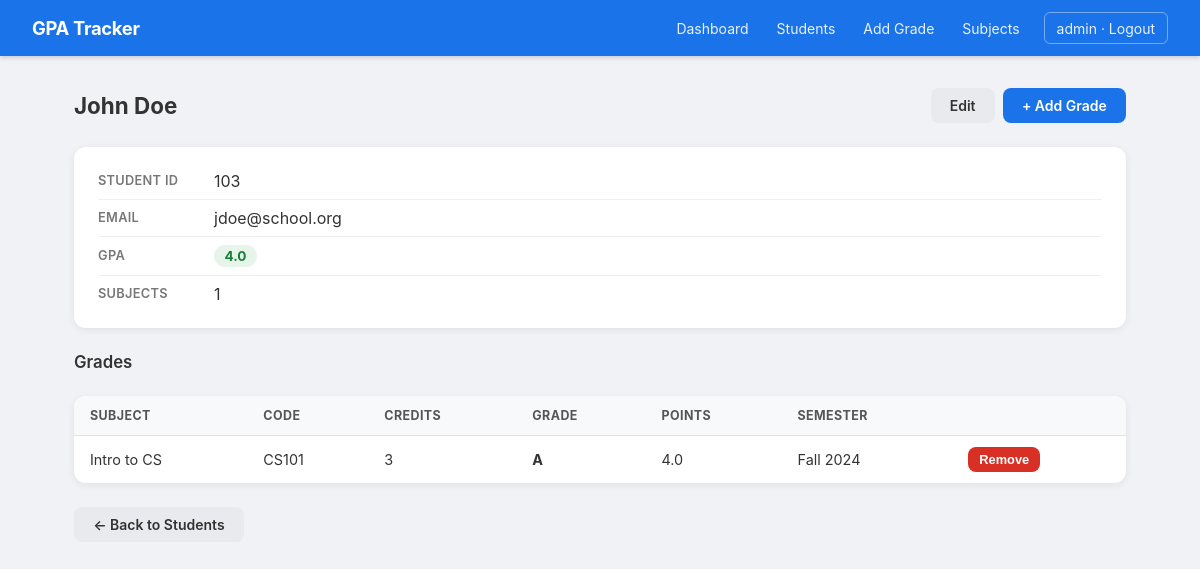
Page /students/1 (signed in) on the earlier database version.
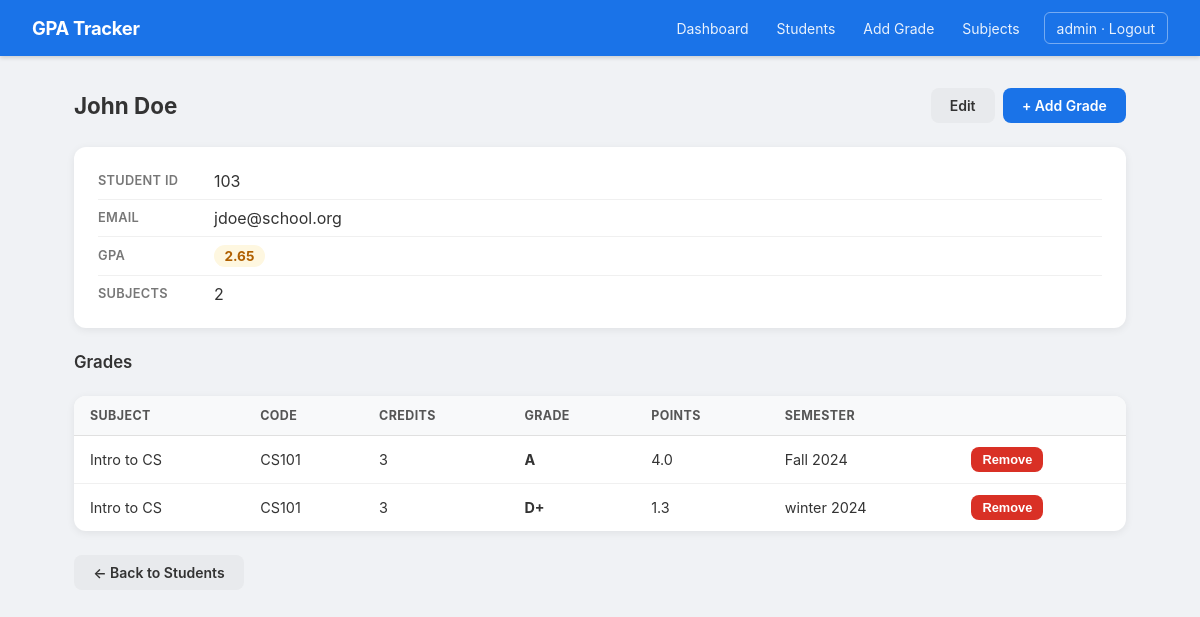
Same page on the later database version.
### app/models.py (models this page shows, shortened)
class User(UserMixin, db.Model):
    __tablename__ = 'users'
    id = db.Column(db.Integer, primary_key=True)
    username = db.Column(db.String(80), unique=True, nullable=False)
    password_hash = db.Column(db.String(256), nullable=False)

class Student(db.Model):
    __tablename__ = 'students'
    id = db.Column(db.Integer, primary_key=True)
    student_id = db.Column(db.String(20), unique=True, nullable=False)
    first_name = db.Column(db.String(80), nullable=False)
    last_name = db.Column(db.String(80), nullable=False)
    email = db.Column(db.String(120), unique=True, nullable=False)
    grades = db.relationship('Grade', backref='student', lazy=True, cascade='all, delete-orphan')
    @property
    def full_name(self):
        return f'{self.first_name} {self.last_name}'
    @property
    def gpa(self):
        if not self.grades:
            return 0.0
        total_points = sum(g.grade_points * g.credit_hours for g in self.grades)
        total_credits = sum(g.credit_hours for g in self.grades)
        return round(total_points / total_credits, 2) if total_credits > 0 else 0.0

class Grade(db.Model):
    __tablename__ = 'grades'
    id = db.Column(db.Integer, primary_key=True)
    student_id = db.Column(db.Integer, db.ForeignKey('students.id'), nullable=False)
    subject_id = db.Column(db.Integer, db.ForeignKey('subjects.id'), nullable=False)
    letter_grade = db.Column(db.String(2), nullable=False)
    semester = db.Column(db.String(20), nullable=False)
    GRADE_POINTS = {
        'A+': 4.0, 'A': 4.0, 'A-': 3.7,
        'B+': 3.3, 'B': 3.0, 'B-': 2.7,
        'C+': 2.3, 'C': 2.0, 'C-': 1.7,
        'D+': 1.3, 'D': 1.0, 'D-': 0.7,
        'F': 0.0,
    }
    @property
    def grade_points(self):
        return self.GRADE_POINTS.get(self.letter_grade, 0.0)
    @property
    def credit_hours(self):
        return self.subject.credit_hours

class Subject(db.Model):
    __tablename__ = 'subjects'
    id = db.Column(db.Integer, primary_key=True)
    code = db.Column(db.String(20), unique=True, nullable=False)
    name = db.Column(db.String(120), nullable=False)
    credit_hours = db.Column(db.Integer, nullable=False, default=3)
    grades = db.relationship('Grade', backref='subject', lazy=True)

### app/routes/students.py (the view)
@students_bp.route('/<int:student_id>')
@login_required
def detail(student_id):
    student = Student.query.get_or_404(student_id)
    return render_template('students/detail.html', student=student)

### app/routes/auth.py (called while the page is built)
@login_manager.user_loader
def load_user(user_id):
    return db.session.get(User, int(user_id))

### app/templates/students/detail.html (shortened to what this page needs)
{% extends 'base.html' %}
{% block content %}
<div class="page-header">
  <h2>{{ student.full_name }}</h2>
  <div style="display:flex;gap:.5rem">
    <a href="{{ url_for('students.edit_student', student_id=student.id) }}" class="btn btn-secondary">Edit</a>
    <a href="{{ url_for('grades.add_grade') }}?student_id={{ student.id }}" class="btn btn-primary">+ Add Grade</a>
  </div>
</div>
<div class="detail-info">
  <div class="detail-row">
    <span class="detail-key">Student ID</span>
    <span>{{ student.student_id }}</span>
  </div>
  <div class="detail-row">
    <span class="detail-key">Email</span>
    <span>{{ student.email }}</span>
  </div>
  <div class="detail-row">
    <span class="detail-key">GPA</span>
    <span class="gpa-badge gpa-{{ 'high' if student.gpa >= 3.5 else 'mid' if student.gpa >= 2.0 else 'low' }}">
      {{ student.gpa }}
    </span>
  </div>
  <div class="detail-row">
    <span class="detail-key">Subjects</span>
    <span>{{ student.grades | length }}</span>
  </div>
</div>
<div class="page-header" style="margin-top:1.5rem">
  <h3 style="margin:0">Grades</h3>
</div>
{% if student.grades %}
<table class="table">
  <thead>
    <tr>
      <th>Subject</th>
      <th>Code</th>
      <th>Credits</th>
      <th>Grade</th>
      <th>Points</th>
      <th>Semester</th>
      <th></th>
    </tr>
  </thead>
  <tbody>
    {% for grade in student.grades %}
    <tr>
      <td>{{ grade.subject.name }}</td>
      <td>{{ grade.subject.code }}</td>
      <td>{{ grade.credit_hours }}</td>
      <td><strong>{{ grade.letter_grade }}</strong></td>
      <td>{{ grade.grade_points }}</td>
      <td>{{ grade.semester }}</td>
      <td>
        <form method="POST" action="{{ url_for('grades.delete_grade', grade_id=grade.id) }}"
              onsubmit="return confirm('Remove this grade?')">
          <button type="submit" class="btn btn-sm btn-danger">Remove</button>
        </form>
      </td>
    </tr>
    {% endfor %}
  </tbody>
</table>
{% else %}
<p class="empty-state">No grades recorded yet. <a href="{{ url_for('grades.add_grade') }}?student_id={{ student.id }}">Add the first grade.</a></p>
{% endif %}
<div style="margin-top:1.5rem">
  <a href="{{ url_for('students.list_students') }}" class="btn btn-secondary">← Back to Students</a>
</div>
{% endblock %}

### app/templates/base.html (shortened to what this page needs)
<!DOCTYPE html>
<html lang="en">
<head>
  <link rel="stylesheet" href="{{ url_for('static', filename='css/style.css') }}">
</head>
<body>
  {% if current_user.is_authenticated %}
  <nav class="navbar">
    <div class="nav-brand">GPA Tracker</div>
    <div class="nav-links">
      <a href="{{ url_for('main.index') }}">Dashboard</a>
      <a href="{{ url_for('students.list_students') }}">Students</a>
      <a href="{{ url_for('grades.add_grade') }}">Add Grade</a>
      <a href="{{ url_for('grades.subjects') }}">Subjects</a>
      <a href="{{ url_for('auth.logout') }}" class="nav-logout">{{ current_user.username }} · Logout</a>
    </div>
  </nav>
  {% endif %}
  <main class="container">
    {% block content %}{% endblock %}
  </main>
</body>
</html>

### app/static/css/style.css (style rules this page uses)
*, *::before, *::after { box-sizing: border-box; margin: 0; padding: 0; }
body { font-family: -apple-system, BlinkMacSystemFont, 'Segoe UI', Roboto, sans-serif; background: #f0f2f5; color: #333; min-height: 100vh; }
.navbar { background: #1a73e8; color: #fff; display: flex; align-items: center; justify-content: space-between; padding: 0 2rem; height: 56px; box-shadow: 0 2px 4px rgba(0,0,0,.15); position: sticky; top: 0; z-index: 100; }
.nav-brand { font-size: 1.15rem; font-weight: 700; letter-spacing: -.3px; }
.nav-links { display: flex; align-items: center; gap: .25rem; }
.nav-links a { color: rgba(255,255,255,.9); text-decoration: none; padding: .4rem .75rem; border-radius: 6px; font-size: .875rem; transition: background .15s; }
.nav-links a.nav-logout { margin-left: .5rem; border: 1px solid rgba(255,255,255,.4); }
.container { max-width: 1100px; margin: 2rem auto; padding: 0 1.5rem; }
.btn { display: inline-flex; align-items: center; justify-content: center; padding: .55rem 1.2rem; border-radius: 8px; font-size: .875rem; font-weight: 600; cursor: pointer; border: none; text-decoration: none; transition: opacity .15s, transform .1s; white-space: nowrap; }
.btn-primary { background: #1a73e8; color: #fff; }
.btn-secondary { background: #e8eaed; color: #333; }
.btn-danger { background: #d93025; color: #fff; }
.btn-sm { padding: .3rem .7rem; font-size: .8rem; }
.page-header { display: flex; align-items: center; justify-content: space-between; margin-bottom: 1.5rem; }
.page-header h2 { font-size: 1.4rem; font-weight: 700; }
.table { width: 100%; border-collapse: collapse; background: #fff; border-radius: 12px; overflow: hidden; box-shadow: 0 2px 8px rgba(0,0,0,.07); }
.table th { background: #f8f9fa; padding: .75rem 1rem; font-size: .78rem; text-align: left; color: #555; border-bottom: 1px solid #e0e0e0; text-transform: uppercase; letter-spacing: .4px; }
.table td { padding: .7rem 1rem; border-bottom: 1px solid #f0f0f0; font-size: .9rem; }
.table tr:last-child td { border-bottom: none; }
.gpa-badge { display: inline-block; padding: .2rem .65rem; border-radius: 20px; font-weight: 700; font-size: .85rem; }
.gpa-mid { background: #fef7e0; color: #b06000; }
.detail-info { background: #fff; border-radius: 12px; padding: 1rem 1.5rem; margin-bottom: 1.5rem; box-shadow: 0 2px 8px rgba(0,0,0,.07); }
.detail-row { display: flex; align-items: center; padding: .5rem 0; border-bottom: 1px solid #f0f0f0; gap: 1rem; }
.detail-row:last-child { border-bottom: none; }
.detail-key { font-size: .8rem; font-weight: 600; color: #777; width: 100px; flex-shrink: 0; text-transform: uppercase; letter-spacing: .3px; }
h3 { margin-bottom: 1rem; font-size: 1.05rem; font-weight: 600; color: #333; }

Differences in the rows shown:
computed for Grade "Fall 2024": gpa "4.0" → "2.65"
added Grade: subject.name "Intro to CS", subject.code "CS101", credit_hours "3", letter_grade "D+", grade_points "1.3", semester "winter 2024"
Other differences:
{{ student.grades | length }}: "1" → "2"
